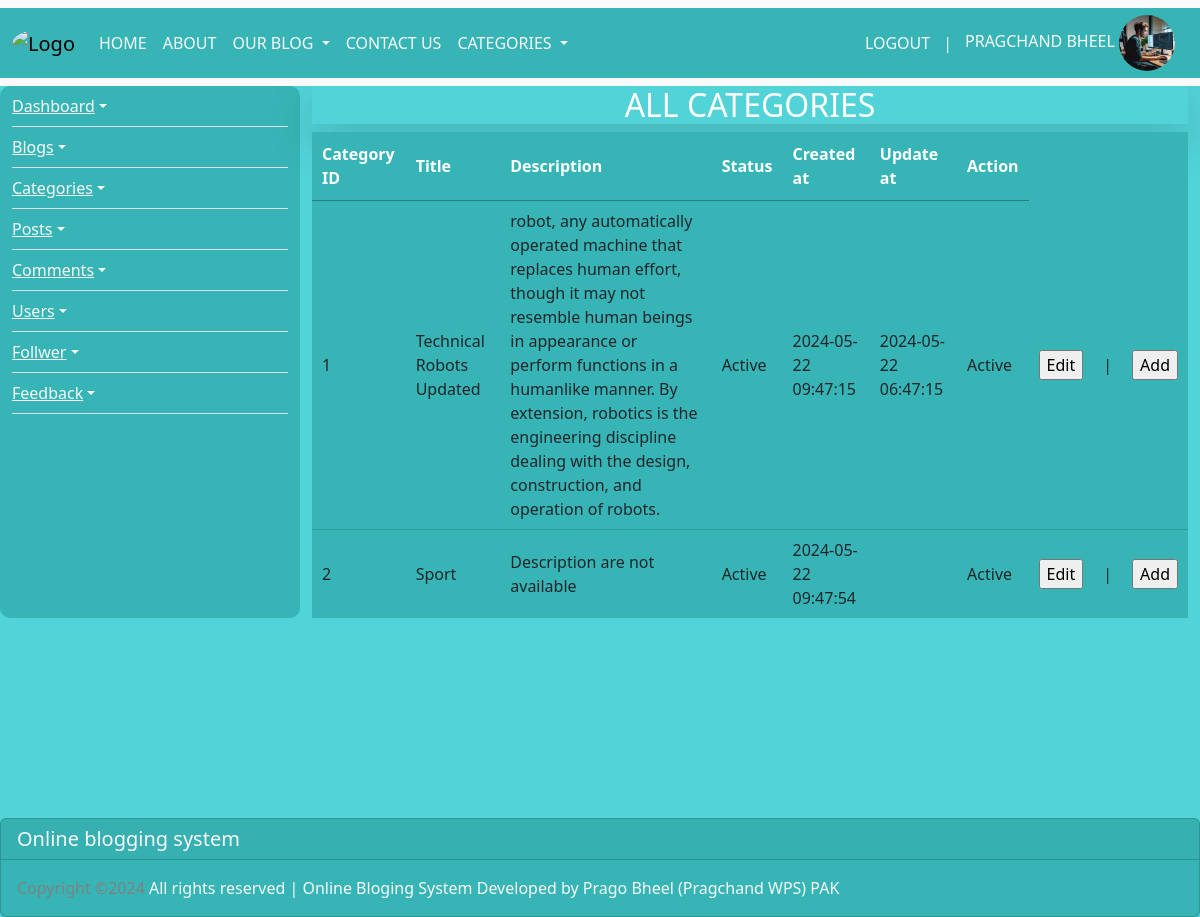
Screenshot of /admin/manage_category.php (signed in) with the database file from the repository.
### tables this page shows
CREATE TABLE `category` (
  `category_id` int(11) NOT NULL AUTO_INCREMENT,
  `category_title` varchar(100) DEFAULT NULL,
  `category_description` text DEFAULT NULL,
  `category_status` enum('Active','InActive') DEFAULT NULL,
  `created_at` timestamp NOT NULL DEFAULT current_timestamp() ON UPDATE current_timestamp(),
  `updated_at` timestamp NULL DEFAULT NULL,
  PRIMARY KEY (`category_id`)
);

### admin/manage_category.php (the view, shortened to what this page needs)
<!DOCTYPE html>
<html lang="en">
<head>
    <link rel="stylesheet" href="../bootstrap/dist/css/bootstrap.min.css">
  <link rel="stylesheet" type="text/css" href="https://cdn.datatables.net/1.11.5/css/jquery.dataTables.min.css">
</head>
<body id="body_background">
    <?php include("header.php"); ?>
    <div class="container-fluid">
      <div class="row">
        <?php include("side_bar.php"); ?>
        <div class="col-md-9">
          <h2 class="text-center shadow-lg text-uppercase">All Categories</h2>
          <div class="table-responsive" style="color: ; background: #37B5B6;">
            <table id="table_id" class="display">
                <thead style="color: white;">
                <tr>
                    <th>Category ID</th>
                    <th>Title</th>
                    <th>Description</th>
                    <th>Status</th>
                    <th>Created at</th>
                    <th>Update at</th>
                    <th>Action</th>
                </tr>
                </thead>
                <tbody>
            <?php
              $query = "SELECT * FROM category";
              $result = mysqli_query($connection, $query);
              if ($result->num_rows > 0) {
                  while ($category = mysqli_fetch_assoc($result))
                  {
            ?>
                  <tr>
                    <td><?php echo htmlspecialchars($category['category_id']); ?></td>
                    <td><?php echo htmlspecialchars($category['category_title']); ?></td>
                    <td><?php echo htmlspecialchars($category['category_description']); ?></td>
                    <td><?php echo htmlspecialchars($category['category_status']); ?></td>
                    <td><?php echo htmlspecialchars($category['created_at']); ?></td>
                    <td><?php echo htmlspecialchars($category['updated_at']); ?></td>
                    <td><?php echo htmlspecialchars($category['category_status']); ?></td>
                    <td><input type='submit' name='edit_category' value='Edit'></td>
                    <td>|</td>
                    <td><a href="add_category.php"><input type='submit' name='add_category' value='Add'></a></td>
                  </tr>
              <?php
                  }
              }
            ?>
            </tbody>
        </table>
    </div>
</div>
      </div>
    </div>
    <div style="margin-top: 200px;">
      <?php include("../frontend/footer.php") ?>
    </div>
</body>
</html>

### admin/manage_category.php (style rules this page uses)
#body_background { background:#52D3D8; }
.text-center { text-align: center; color: white; }
.shadow-lg { box-shadow: 0 1rem 3rem rgba(0,0,0,.175)!important; }
.text-uppercase { text-transform: uppercase; }

### rows the page displays
category: category_id "1", category_title "Technical Robots Updated", category_description "robot, any automatically operated machine that replaces human effort, though it may not resemble human beings in appearance or perform functions in a humanlike manner. By extension, robotics is the engineering discipline dealing with the design, construction, and operation of robots.", category_status "Active", created_at "2024-05-22 09:47:15", updated_at "2024-05-22 06:47:15"
category: category_id "2", category_title "Sport", category_description "Description are not available", category_status "Active", created_at "2024-05-22 09:47:54"

### other values shown
$_SESSION['user']['first_name'] "PRAGCHAND"
$_SESSION['user']['last_name'] "BHEEL"
